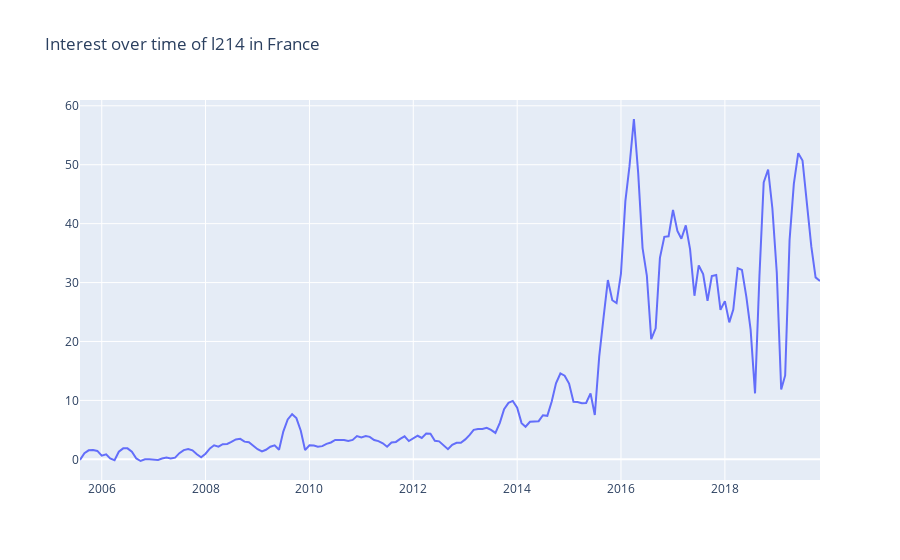

Source (notebook cell):
### Markdown cell above
As we can see the interest for this topic increased last 10 years, but as we saw before ...
The most interesting fact with google trend is the spikes from a period to another:

### Code cell
plot_lines(df_l214[['FR']], 7, "Interest over time of l214 in France")

### Figure 1 — Plotly figure (JSON) as saved in the notebook; plotly's stock layout.template omitted (floating-point values rounded to 4 significant figures; data arrays with more than 128 entries replaced by an {"elided": "..."} marker saying what was removed)
{"data": [{"mode": "lines", "name": "FR", "type": "scatter", "x": {"elided": "172 str values"}, "y": {"elided": "172 float values"}}], "layout": {"autosize": true, "title": {"text": "Interest over time of l214 in France"}, "xaxis": {"autorange": true, "range": ["2005-08-01", "2019-11-01"], "type": "date"}, "yaxis": {"autorange": true, "range": [-3.511, 60.99], "type": "linear"}}}
